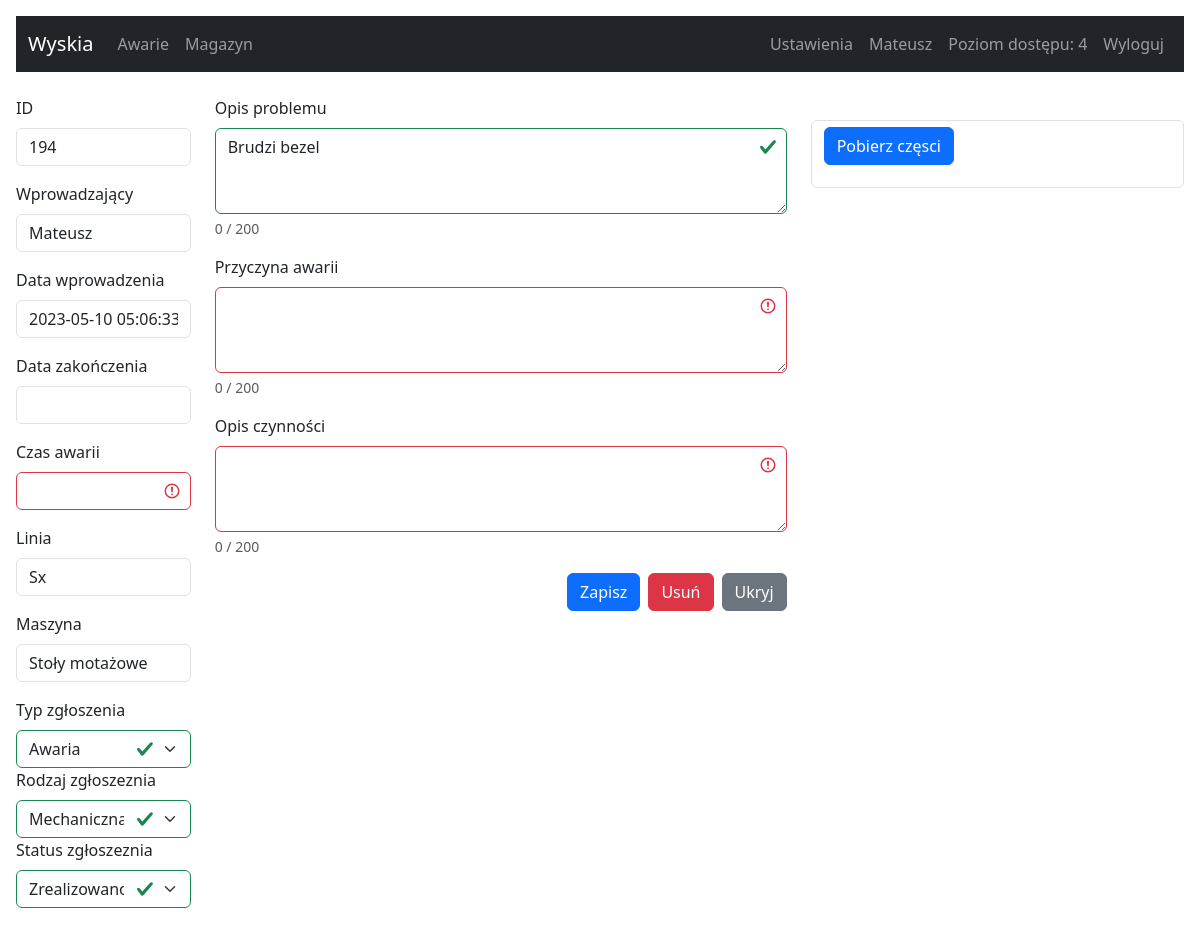
The page /management-failure?id=194 (signed in) on the database as committed earlier.
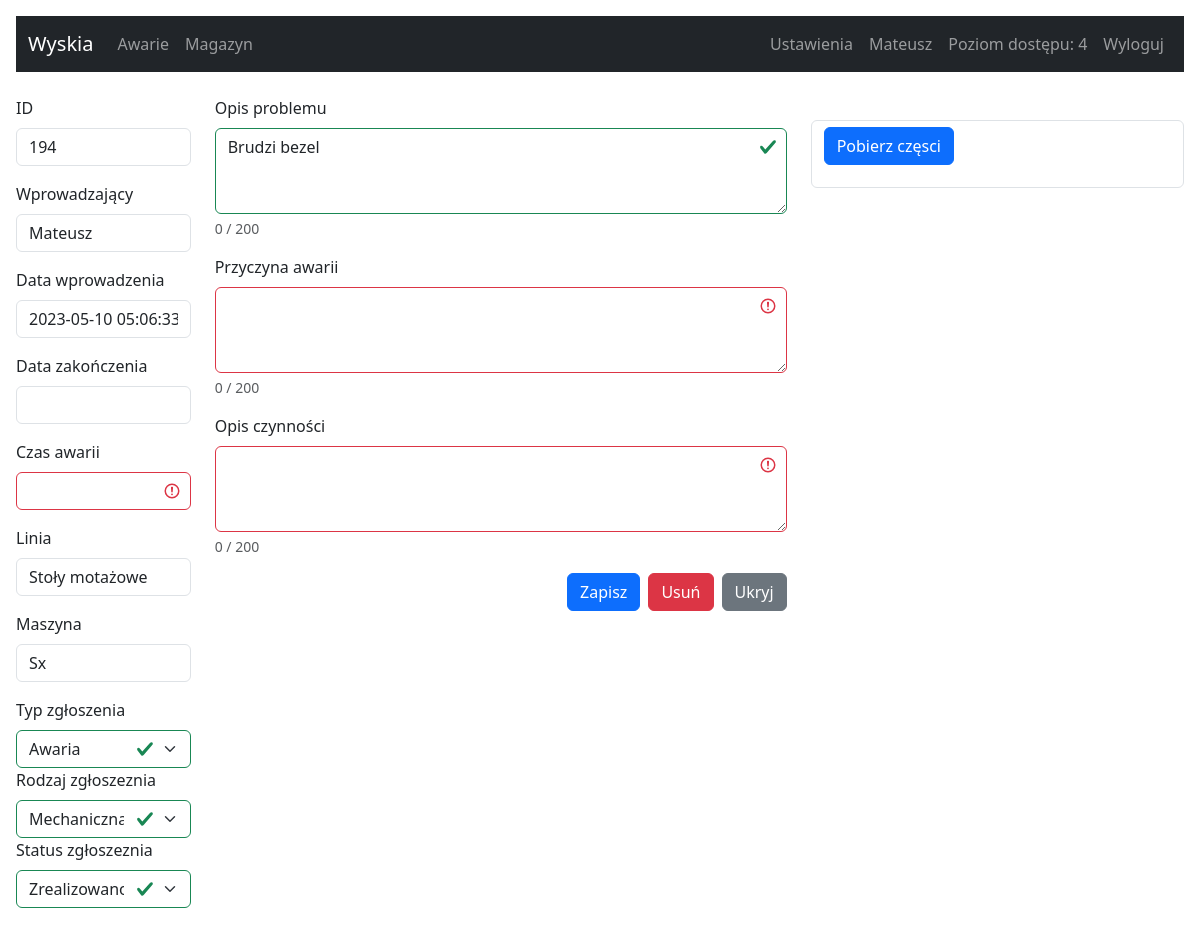
The same page on the database as committed later.
### tables this page shows
CREATE TABLE users (
		id INTEGER NOT NULL, 
		login VARCHAR(140), 
		password VARCHAR(140),
		rank INTEGER, name TEXT,
		PRIMARY KEY (id)
	);

CREATE TABLE awarie (
	id INTEGER NOT NULL, 
	maszyna VARCHAR(140), 
	linia VARCHAR(140), 
	czas_start DATETIME, 
	czas_stop DATETIME, 
	operator VARCHAR(100), 
	mechanik VARCHAR(100), 
	zgloszenie VARCHAR(140), 
	opis TEXT, 
	typ INTEGER, 
	status INTEGER, 
	rodzaj INTEGER, 
	czas_trwania INTEGER, 
	requestor VARCHAR(100), 
	przyczyna VARCHAR(140), 
	zatw VARCHAR(100), 
	case_id TEXT, 
	PRIMARY KEY (id)
);

### app.py (the view, shortened to what this page needs)
@app.route('/management-failure', methods = ['POST', 'GET'])
@flask_login.login_required
def failures():
   rows_per_page = 30   # Ilość zgłoszeń na stronie
   id_db = request.args.get('id', default = '', type = int)
   action = request.args.get('action', default = '', type = str)
   nr_page = request.args.get('page', default = 1, type = int)
   search = request.args.get('search', default = '', type = str)
   if action == "save":
      rows = {}
      rows.clear()
      rows['update_id'] = request.args.get('update_id', default = '', type = str)
      rows['requestor'] = request.args.get('requestor', default = '', type = str)
      rows['czas_start'] = request.args.get('czas_start', default = '', type = str)
      rows['czas_stop'] = request.args.get('czas_stop', default = '', type = str)
      rows['czas_trwania'] = request.args.get('czas_trwania', default = '', type = str)
      rows['status'] = request.args.get('status', default = '', type = str)
      rows['przyczyna'] = request.args.get('przyczyna', default = '', type = str)
      rows['opis'] = request.args.get('opis', default = '', type = str)
      rows['linia'] = request.args.get('linia', default = '', type = str)
      rows['maszyna'] = request.args.get('maszyna', default = '', type = str)
      rows['rodzaj'] = request.args.get('rodzaj', default = '', type = str)
      rows['typ'] = request.args.get('typ', default = '', type = str)
      rows['zgloszenie'] = request.args.get('zgloszenie', default = '', type = str)
      rows['part_new'] = request.args.get('part_new', default = '', type = str)  # TODO JESZCZE nie dodano do bazy danych
      rows['part_reg'] = request.args.get('part_reg', default = '', type = str)  # TODO JESZCZE nie dodano do bazy danych
      print("part_new:", rows['part_new'], "part_reg:", rows['part_reg'])
      currentDateTime = datetime.datetime.now().strftime("%Y-%m-%d %H:%M:%S")
      query_update = f"UPDATE awarie SET requestor='{rows['requestor']}', czas_start='{rows['czas_start']}', czas_stop='{currentDateTime}', czas_trwania='{rows['czas_trwania']}', linia='{rows['linia']}', maszyna='{rows['maszyna']}', typ='{rows['typ']}', rodzaj='{rows['rodzaj']}', status='{rows['status']}', zgloszenie='{rows['zgloszenie']}', przyczyna='{rows['przyczyna']}', opis='{rows['opis']}' WHERE id='{rows['update_id']}'"
      sql_update(query_update)
      return redirect('/management-failure')
   elif id_db and action == 'delete':  #HACK and flask_login.current_user.rank >= 3
      query_delete = f"DELETE FROM awarie WHERE id='{id_db}'"
      sql_delete(query_delete)
      return render_template('delete.html')
   elif id_db and not action:
      query_select = f"SELECT * FROM awarie WHERE id LIKE '{id_db}'"
      row = sql_select(query_select)
      row_dict = delete_none(row)
      query_select = "SELECT * FROM warehouse ORDER BY nazwa DESC"
      rows = sql_select(query_select)
      return render_template('failures.html', row = row_dict, rows=rows)

### app.py (called while the page is built)
def get_db_connection():
   con = sql.connect('wsb.sqlite')
   con.row_factory = sql.Row
   return con

def sql_select(query_select):
   con = get_db_connection()
   cur = con.cursor()
   cur.execute(query_select)
   row = cur.fetchall()
   con.close()
   return row

def delete_none(row):
   row_dict = dict(row[0])
   for key, value in row_dict.items():
      if value is None:
         row_dict[key] = ""
   return row_dict

@login_manager.user_loader
def user_loader(login_email):
   if login_email not in users:
      return
   user = User()
   user.id = login_email
   user.rank = users[login_email]['rank']
   user.name = users[login_email]['name']
   return user

### templates/failures.html (shortened to what this page needs)
{% extends 'base.html' %}
{% block content %}
<form method="post">
  <div class="row align-items-start ">
    <div class="col-md-2 was-validated">
      <div class="mb-3">
        <label for="disabledTextInput" class="form-label">ID</label>
        <input type="text" name="update_id" id="update_id" class="form-control" value="{{ row['id'] }}" readonly>
      </div>
      <div class="mb-3">
        <label for="disabledTextInput" class="form-label">Wprowadzający</label>
        <input type="text" name="requestor" id="requestor" class="form-control" value="{{ row['requestor'] }}" readonly>
      </div>
      <div class="mb-3">
        <label for="disabledTextInput" class="form-label">Data wprowadzenia</label>
        <input type="text" name="czas_start" id="czas_start" class="form-control" value="{{ row['czas_start'] }}" readonly>
      </div>
      <div class="mb-3">
        <label for="disabledTextInput" class="form-label">Data zakończenia</label>
        <input type="text" name="czas_stop" id="czas_stop" class="form-control" value="{{ row['czas_stop'] }} " readonly>
      </div>
      <div class="mb-3">
        <label for="disabledTextInput" class="form-label">Czas awarii</label>
        <input type="text" name="czas_trwania" id="czas_trwania" class="form-control" maxlength="4" value="{{ row['czas_trwania'] }}"
          required>
      </div>
      <div class="mb-3">
        <label for="disabledTextInput" class="form-label">Linia</label>
        <input type="text" name="linia" id="linia" class="form-control" value="{{ row['linia'] }}" readonly>
      </div>
      <div class="mb-3">
        <label for="disabledTextInput" class="form-label">Maszyna</label>
        <input type="text" name="maszyna" id="maszyna" class="form-control" value="{{ row['maszyna'] }}" readonly>
      </div>
    {%if row['typ']!=5 %}
      <label for="disabledTextInput" class="form-label" >Typ zgłoszenia</label>
      <select class="form-select" name="typ" id="typ" >
        <option value="1" {%if row['typ']==1 %} selected {%endif%}>Awaria</option>
      </select>
      {%else %}
      <label for="disabledTextInput" class="form-label" >Typ zgłoszenia</label>
      <select class="form-select" name="typ" id="typ"  readonly>
        <option value="5" >Przegląd techniczny</option>
      </select>
      {%endif%}
      <label for="disabledTextInput" class="form-label">Rodzaj zgłoszeznia</label>
      <select class="form-select" name="rodzaj" id="rodzaj" >
        <option value="1" {%if row['rodzaj']==1 %} selected {%endif%}>Mechaniczna</option>
      </select>
      <label for="disabledTextInput" class="form-label">Status zgłoszeznia</label>
      <select class="form-select" name="status" id="status" >
        <option value="1" {%if row['status']==1 %} selected {%endif%}>Zrealizowano</option>
      </select>
    </div>
    <div class="col-md-6">
      <div class="mb-3 was-validated">
        <label class="form-label">Opis problemu</label>
        <textarea class="form-control" name="zgloszenie" id="zgloszenie" rows="3" maxlength="200"
          required>{{ row['zgloszenie'] }}</textarea>
        <div id="count_zgloszenie" class="form-text"></div>
      </div>
      <div class="mb-3 was-validated">
        <label class="form-label">Przyczyna awarii</label>
        <textarea class="form-control" name="przyczyna" id="przyczyna" rows="3" maxlength="200"
          required>{{ row['przyczyna'] }}</textarea>
        <div id="count_przyczyna" class="form-text"></div>
      </div>
      <div class="mb-3 was-validated">
        <label class="form-label">Opis czynności</label>
        <textarea class="form-control" name="opis" id="opis" rows="3" maxlength="200"
          required>{{ row['opis'] }}</textarea>
        <div id="count_opis" class="form-text"></div>
      </div>
      <div class="d-grid gap-2 d-md-flex justify-content-md-end">
        {%if current_user.rank >= 2 %}
        <button type="button" class="btn btn-primary" id="saveButton">Zapisz</button>
        {%endif%}
        {%if current_user.rank >= 3 %}
        <a href="?action=delete&id={{row['id']}}" type="submit" class="btn btn-danger" formnovalidate>Usuń</a>
        {%endif%}
        <a href="/management-failure" type="submit" class="btn btn-secondary" formnovalidate>Ukryj</a>
      </div>
    </div>
    <div class="col-md-4">
      <br>
      <div class="form-control">
      <div class="mb-3">
        <button type="button" class="btn btn-primary" data-bs-toggle="modal" data-bs-target="#takePart">Pobierz częsci</button>
        </div>
      </div>
    </div>
  </div>
</form>
<br>
{% endblock %}

### templates/base.html (shortened to what this page needs)
<!doctype html>
<html lang="pl">
  <head>
    <link href="https://cdn.jsdelivr.net/npm/bootstrap@5.3.0-alpha3/dist/css/bootstrap.min.css" rel="stylesheet">
    <link href="https://getbootstrap.com/docs/5.3/assets/css/docs.css" rel="stylesheet">
  </head>
  {% if current_user.is_authenticated %}
    <body class="p-3 m-0 border-0 bd-example">
    {% include 'navbar.html' %}
    <br>
    {% block content %}{% endblock %}
  {%endif%}
  </body>
</html>

### templates/navbar.html (shortened to what this page needs)
<nav class="navbar navbar-expand-lg navbar-dark bg-dark">
  <div class="container-fluid">
    <a class="navbar-brand" href="/">Wyskia</a>
    <div class="collapse navbar-collapse" id="navbarSupportedContent">
      <ul class="navbar-nav me-auto mb-2 mb-lg-0">
        <li class="nav-item">
          <a class="nav-link" href="/management-failure">Awarie</a>
        </li>
        <li class="nav-item">
          <a class="nav-link" href="/management-warehouse">Magazyn</a>
        </li>
      </ul>
      <ul class="navbar-nav me-right mb-2 mb-lg-0">
        <li class="nav-item">
          <a class="nav-link" href="/settings">Ustawienia</a>
        </li>
        <li class="nav-item">
          <a class="nav-link" disabled> {{ current_user.id }}</a>
        </li>
        <li class="nav-item">
          <a class="nav-link" disabled> Poziom dostępu: {{ current_user.rank }}</a>
        </li>
        <li class="nav-item">
          <a class="nav-link" href="/logout">Wyloguj</a>
        </li>
      </ul>
    </div>
  </div>
</nav>

Rows that differ between the two databases and show on the page:
changed awarie "Mateusz": linia "Sx" → "Stoły motażowe"; maszyna "Stoły motażowe" → "Sx"
